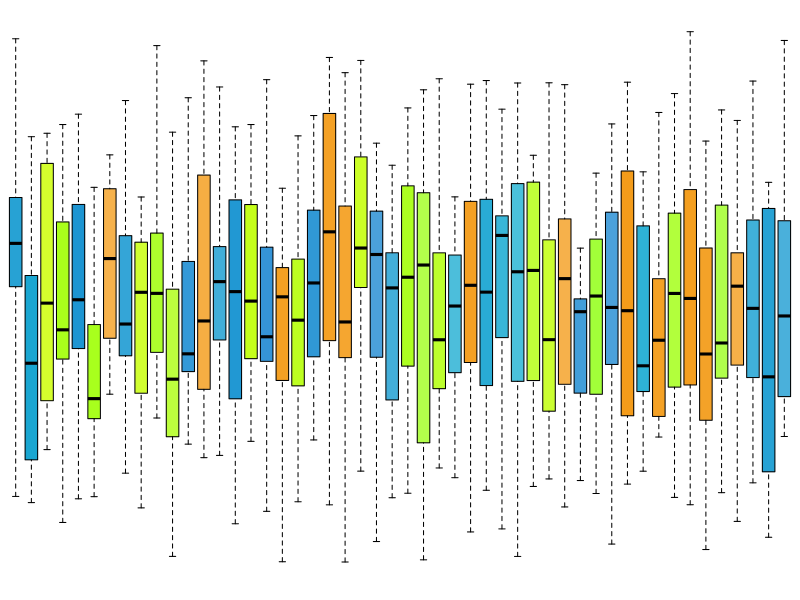

Write R code to recreate this figure.
# Title: Graphing random boxplots
# Description: Script used to get background image for personal website
# Author: Gaston Sanchez
# Date: April 2023


# setting seed for random numbers 
set.seed(123) 

# generate random data matrix
# (nrow and ncol values chosen somewhat arbitrarily)
n = 50
dat = matrix(NA, nrow = 15, ncol = n) 
for (i in 1:n) { 
  dat[,i] = (3/4) * runif(13, 0.2, 0.5) + runif(15)/8   
} 

# base colors for color-scheme
bv = runif(100, 0.53, 0.57)
blues = hsv(h = bv, s = 1, v = 0.8, alpha = runif(50, 0.7, 0.9))

gv = runif(100, 0.20, 0.25)
greens = hsv(h = gv, s = 1, v = 1, alpha = runif(50, 0.7, 0.9))

ov = runif(100, 0.10, 0.10)
oranges = hsv(h = ov, s = 1, v = 0.95, alpha = runif(50, 0.7, 0.9))

cols = sample(c(oranges, greens, blues), size = n, replace = TRUE)



# boxplots
png(file="full-boxplots.png", width=1500, height=200)
op = par(mar = c(0, 0, 0, 0))
plot.new() 
plot.window(xlim = c(0, n+1), ylim = c(0.15, 0.5), xaxs = "i") 
boxplot(dat, col = cols, axes = FALSE, 
        xlim = c(0,n), range = 0,
        notch = FALSE, add = TRUE) 
par(op)
dev.off()
